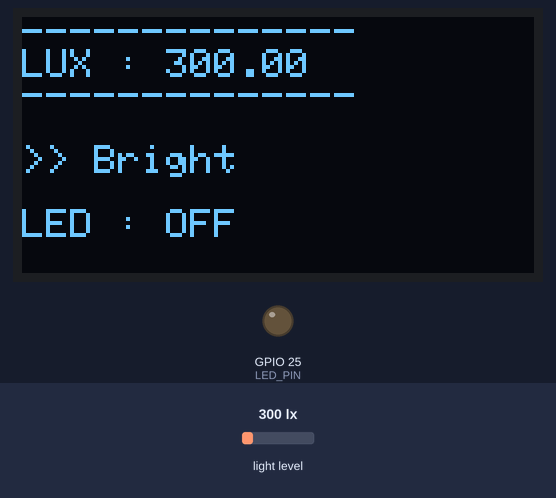
The sketch below on a simulated ESP32. Parts: 128×64 one-colour display, output pins drawn as LEDs (lit = HIGH). The inputs (shaded band) are chosen by the test bench; at power-on: light level 300 lx.

Above: at 3.2 s.
3.3 s: light level set to 279 lx
At 5.1 s:
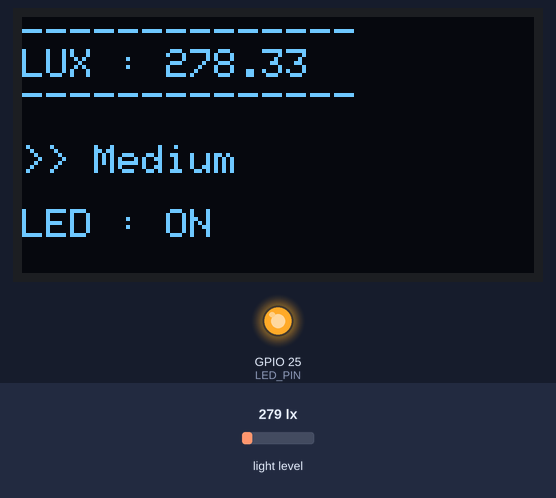
5.6 s: light level set to 56 lx
At 7.3 s:
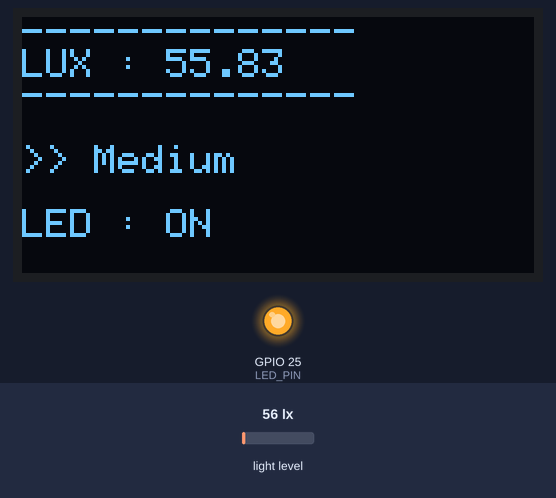
7.6 s: light level set to 45 lx
At 9.6 s:
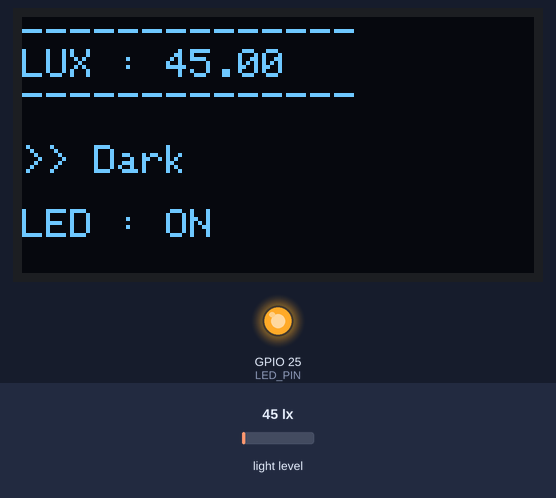
Timing chart, 0 to 11.1 s (numbered marks = the images above; inputs shaded):
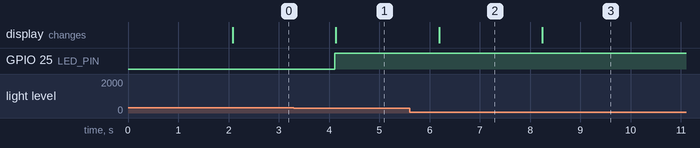

Measured:
- the behaviour switches between 300 and 299 lx on light level (found by bisection; images 0 and 1)
- the behaviour switches between 51 and 50 lx on light level (found by bisection; images 2 and 3)
- after the input at 3.3 s, GPIO 25 (LED_PIN): LOW → HIGH after 0.81 s; the display: changes after 0.83 s (image 1)
- after the input at 5.6 s, the display: changes after 0.59 s (image 2)
- after the input at 7.6 s, the display: changes after 0.64 s (image 3)

The sketch:

02_bh1750_oled_lightlevel.ino
```cpp
// BH1750 Library
#include <BH1750.h>

// I2C Library
#include <Wire.h>

// OLED Library
#include <Adafruit_GFX.h>
#include <Adafruit_SSD1306.h>

// OLED definition
#define SCREEN_WIDTH 128
#define SCREEN_HEIGHT 64

// LED definition
#define LED_PIN 25

// BH1750 object
BH1750 lightmeter;

// OLED Object
Adafruit_SSD1306 display(SCREEN_WIDTH, SCREEN_HEIGHT, &Wire, -1);

void setup()
{
  Serial.begin(115200);

  pinMode(LED_PIN, OUTPUT);

  // I2C init
  Wire.begin();

  // OLED Init
  if(!display.begin(SSD1306_SWITCHCAPVCC, 0x3C))
  {
    Serial.println("OLED Init Fail!");
    while(true);
  }

  display.setTextColor(SSD1306_WHITE);
  display.setTextSize(1);
  display.clearDisplay();
  display.setCursor(0, 0);
  display.println("BH1750 TEST");
  display.display();
  delay(2000);

  // BH1750 Init
  if(!lightmeter.begin(BH1750::CONTINUOUS_HIGH_RES_MODE, 0x23, &Wire))
  {
    display.clearDisplay();
    display.println("BH1750 Init Fail!");
    display.display();
    while(true);
  }
}

void loop()
{
  // Read from BH1750
  float lux = lightmeter.readLightLevel();

  display.clearDisplay();
  display.setCursor(0,0);
  display.println("--------------");
  display.print("LUX : ");
  display.println(lux);
  display.println("--------------\n");

  if(lux >= 300)
  {
    display.println(">> Bright\n");
  }
  else if(lux > 50)
  {
    display.println(">> Medium\n");
  }
  else
  {
    display.println(">> Dark\n");
  }

  // LED ON/OFF LOGIC
  if(lux < 300)
  {
    digitalWrite(LED_PIN, HIGH);
    display.println("LED : ON");
  }
  else
  {
    digitalWrite(LED_PIN, LOW);
    display.println("LED : OFF");
  }

  display.display();

  delay(1000);
}
```
